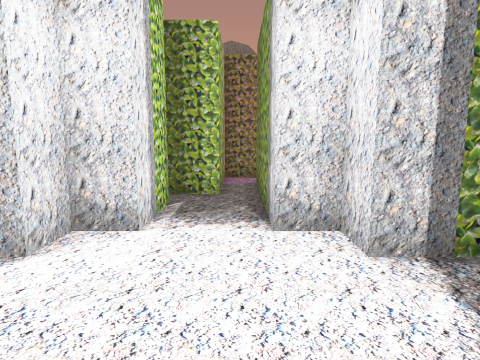
[1] (above)

14 first-person views from a walk through a scene from a Unity 3-D project. The camera is 1.4 m above the floor, tilts 8° down and sees 75° across. The floor is counted in squares, 1 m on a side. Each view is taken from the middle of a square. On the plan, view 1 faces up. The plan holds only what a view shows up to about 14 squares ahead; the rest is blank. The place goes on beyond the plan. The player is left out.

[2]
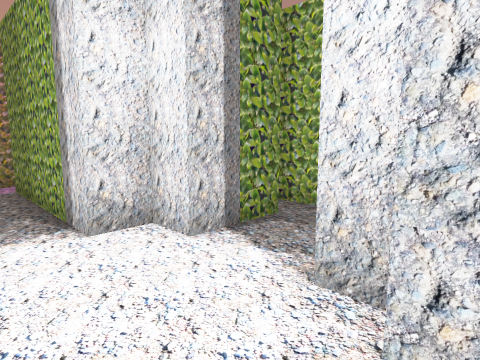

[3]
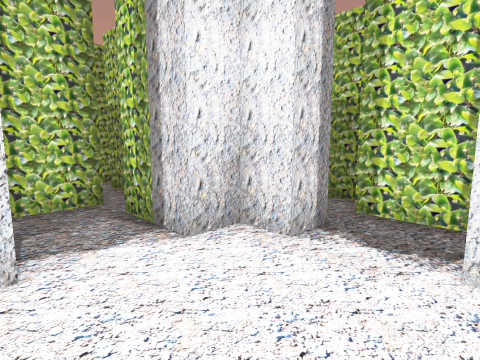

[4]
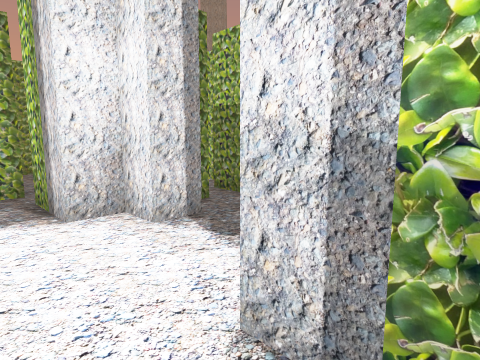

[5]
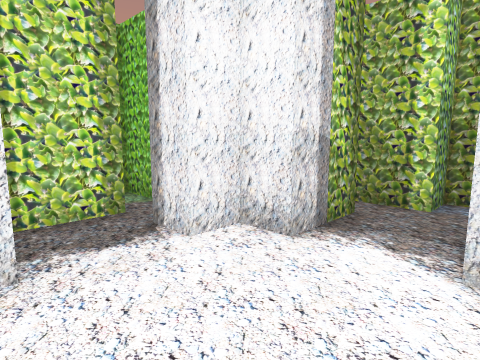

[6]
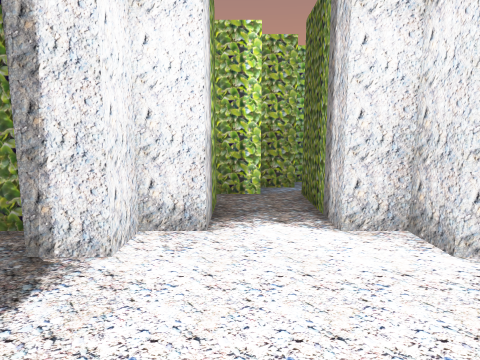

[7]
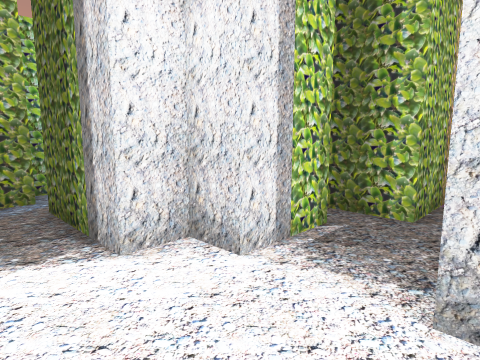

[8]
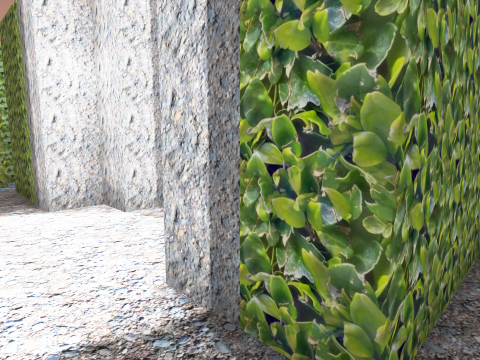

[9]
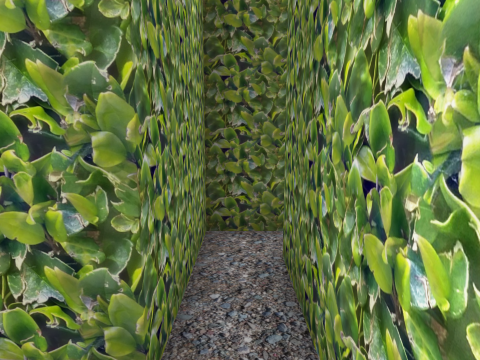

[10]
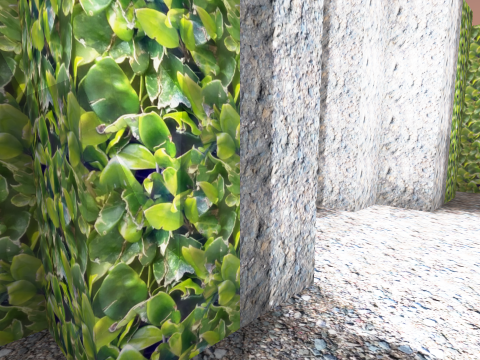

[11]
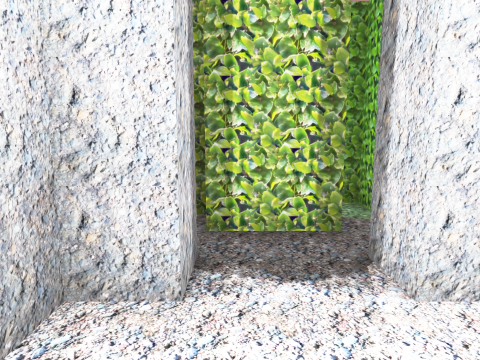

[12]
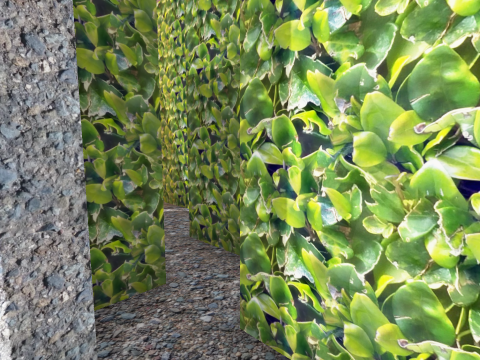

[13]
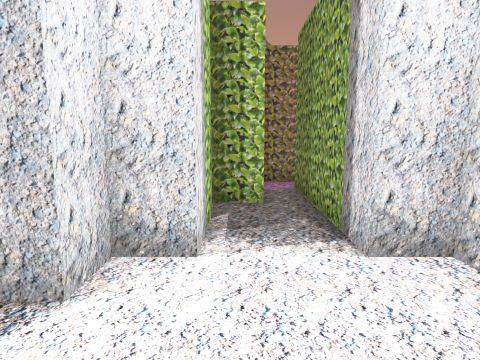

[14]
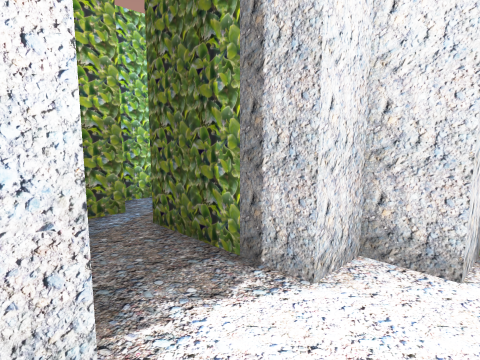

### Floor plan
Ten units are one square. View 1 is at (0, 0); x grows to the right and y downward. Boxes are objects, and circles mark ways between rooms. Rooms are numbered by the first view taken in them; rooms with no view inside come last. Other rooms are left out.
<svg viewBox="-70 -106 140 146">
<path fill="none" stroke="#000" d="M15 16 15 8M5 25 25 25M5 6 5 -5M-16 15 5 15M36 35 49 35M-15 -5 -15 5M-25 11 -25 35 -21 35M-15 -45 -25 -45 -25 -35M5 -5 15 -5 15 -15 35 -15M-25 -15 -25 -5 -15 -5M35 -35 15 -35 15 -45 5 -45M-55 -25 -55 -10M-25 -35 -55 -35M-46 -15 -25 -15M-65 -36 -65 -25M35 -15 35 -5M45 -14 45 -55M56 -5 65 -5M35 -55 35 -35M-15 -66 -15 -45M5 -45 5 -95M-5 -101 -5 -75 -21 -75"/>
<circle cx="-5" cy="0" r="3" fill="#2a7"/>
<circle cx="-35" cy="-25" r="3" fill="#2a7"/>
<circle cx="25" cy="-25" r="3" fill="#2a7"/>
<circle cx="-5" cy="-55" r="3" fill="#2a7"/>
<text x="10" y="20">1</text>
<text x="0" y="-30">2</text>
<text x="-40" y="-30">3</text>
<text x="40" y="-20">4</text>
<text x="0" y="-70">5</text>
</svg>
Room 1 opens to room 2. Room 2 opens to room 3. Room 2 opens to room 4. Room 2 opens to room 5.

Where each view was taken, in squares from view 1:
view 1: 0 up, 0 right, facing up
view 2: 0 up, 1 left, facing up-right
view 3: 4 up, 2 left, facing down-right
view 4: 3 up, 4 left, facing down-right
view 5: 4 up, 1 right, facing down-left
view 6: 2 up, 2 right, facing left
view 7: 2 up, 1 right, facing up-left
view 8: 2 up, 4 right, facing up-left
view 9: 2 up, 4 right, facing up
view 10: 3 up, 4 right, facing down-left
view 11: 3 up, 0 right, facing down
view 12: 0 up, 1 left, facing down-right
view 13: 1 up, 1 left, facing up
view 14: 1 up, 1 left, facing up-left
